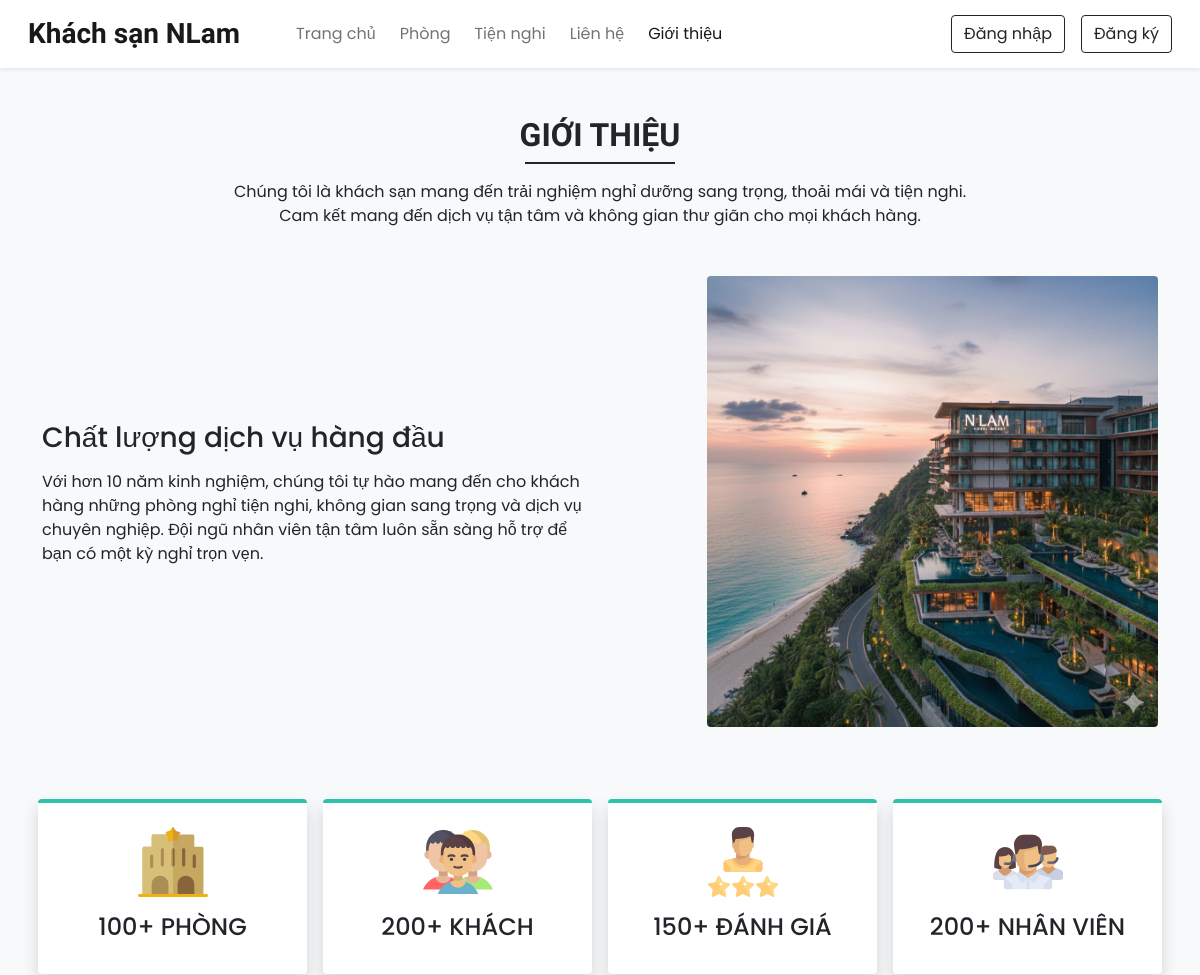
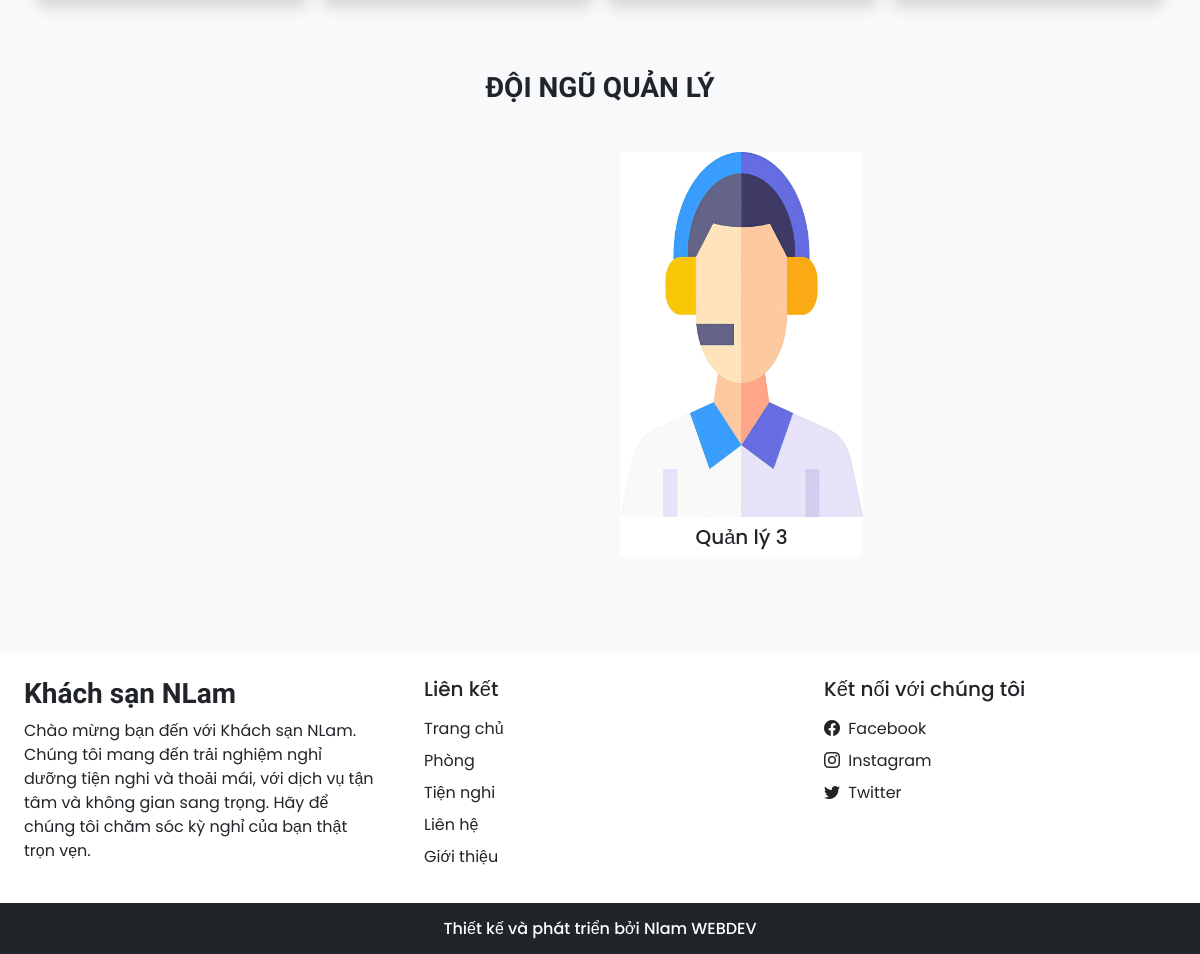
Page /about.php on the committed database (2 pictures, top to bottom).
### tables this page shows
CREATE TABLE `settings` (
  `sr_no` int(11) NOT NULL
  , `site_title` varchar(50) NOT NULL
  , `site_about` varchar(250) NOT NULL
  , `shutdown` tinyint(1) NOT NULL
);

CREATE TABLE `team_details` (
  `sr_no` int(11) NOT NULL
  , `name` varchar(50) NOT NULL
  , `picture` varchar(200) NOT NULL
);

### admin/inc/db.config.php (called while the page is built, shortened)
<?php
function select($sql, $values, $datatypes)
{
    $conn = $GLOBALS['conn'];
    if ($stmt = mysqli_prepare($conn, $sql)) {
        mysqli_stmt_bind_param($stmt, $datatypes, ...$values);
        if (mysqli_stmt_execute($stmt)) {
            $res = mysqli_stmt_get_result($stmt);
            return $res;
        } else {
            mysqli_stmt_close($stmt);
            die("Không thể thực thi câu truy vấn - Select");
        }
    } else {
        die("Không thể chuẩn bị câu truy vấn - Select");
    }
}
function selectAll($table)
{
    $conn = $GLOBALS['conn'];
    $sql = "SELECT * FROM $table";
    $res = mysqli_query($conn, $sql);
    return $res;
}
?>

### about.php (the view, shortened to what this page needs)
<!DOCTYPE html>
<html lang="en">
<head>
    <link rel="stylesheet" href="https://cdn.jsdelivr.net/npm/swiper@11/swiper-bundle.min.css" />
    <?php require('inc/links.php'); ?>
</head>
<body class="bg-light">
    <?php require('inc/header.php'); ?>
    <div class="my-5 px-4">
        <h2 class="fw-bold h-font text-center">GIỚI THIỆU</h2>
        <div class="h-line bg-dark"></div>
        <p class="text-center mt-3">Chúng tôi là khách sạn mang đến trải nghiệm nghỉ dưỡng sang trọng, thoải mái và tiện
            nghi. <br>
            Cam kết mang đến dịch vụ tận tâm và không gian thư giãn cho mọi khách hàng.
        </p>
    </div>
    <div class="container">
        <div class="row justify-content-between align-items-center">
            <div class="col-lg-6 col-md-5 mb-4 order-lg-1 order-md-1 order-2">
                <h3 class="mb-3">Chất lượng dịch vụ hàng đầu</h3>
                <p>
                    Với hơn 10 năm kinh nghiệm, chúng tôi tự hào mang đến cho khách hàng những phòng nghỉ tiện nghi,
                    không gian sang trọng và dịch vụ chuyên nghiệp.
                    Đội ngũ nhân viên tận tâm luôn sẵn sàng hỗ trợ để bạn có một kỳ nghỉ trọn vẹn.
                </p>
            </div>
            <div class="col-lg-5 col-md-5 mb-4 order-lg-2 order-md-2 order-1">
                <img src="images/users/khachsannlam.jpg" class="img-fluid rounded">
            </div>
        </div>
    </div>
    <div class="container my-5">
        <div class="row">
            <div class="col-lg-3 col-md-6 mb-4 px-2">
                <div class="bg-white rounded shadow p-4 border-top border-4 text-center box">
                    <img src="images/about/hotel.svg" width="70px">
                    <h4 class="mt-3">100+ PHÒNG</h4>
                </div>
            </div>
            <div class="col-lg-3 col-md-6 mb-4 px-2">
                <div class="bg-white rounded shadow p-4 border-top border-4 text-center box">
                    <img src="images/about/customers.svg" width="70px">
                    <h4 class="mt-3">200+ KHÁCH</h4>
                </div>
            </div>
            <div class="col-lg-3 col-md-6 mb-4 px-2">
                <div class="bg-white rounded shadow p-4 border-top border-4 text-center box">
                    <img src="images/about/rating.svg" width="70px">
                    <h4 class="mt-3">150+ ĐÁNH GIÁ </h4>
                </div>
            </div>
            <div class="col-lg-3 col-md-6 mb-4 px-2">
                <div class="bg-white rounded shadow p-4 border-top border-4 text-center box">
                    <img src="images/about/staff.svg" width="70px">
                    <h4 class="mt-3">200+ NHÂN VIÊN</h4>
                </div>
            </div>
        </div>
    </div>
    <h3 class="my-5 fw-bold h-font text-center">ĐỘI NGŨ QUẢN LÝ</h3>
    <div class="container px-4">
        <div class="swiper mySwiper">
            <div class="swiper-wrapper mb-5">
                <?php
                $about_r = selectAll('team_details');
                $path = ABOUT_IMG_PATH;
                while ($row = mysqli_fetch_assoc($about_r)) {
                    echo <<<data
                        <div class="swiper-slide bg-white text-center overflow-hidden rounded">
                            <img src="$path$row[picture]" class="w-100">
                            <h5 class="mt-2">$row[name]</h5>
                        </div>
                    data;
                }
                ?>
            </div>
        </div>
    </div>
    <?php require('inc/footer.php'); ?>
</body>
</body>
</html>

### inc/links.php (shortened to what this page needs)
<link href="https://cdn.jsdelivr.net/npm/bootstrap@5.0.2/dist/css/bootstrap.min.css" rel="stylesheet"
>
<link rel="stylesheet" href="https://cdn.jsdelivr.net/npm/bootstrap-icons@1.13.1/font/bootstrap-icons.min.css">
<link rel="stylesheet" href="css/common.css">
<?php
require('admin/inc/db.config.php');
$contact_q = "SELECT * FROM contact_details WHERE sr_no = ?";
$settings_q = "SELECT * FROM settings WHERE sr_no = ?";
$values = [1];
$datatypes = 'i';
$res1 = select($contact_q, $values, $datatypes);
$res2 = select($settings_q, $values, $datatypes);
$contact_r = mysqli_fetch_assoc($res1);
$settings_r = mysqli_fetch_assoc($res2);
?>

### inc/header.php (shortened to what this page needs)
<nav id="nav-bar" class="navbar navbar-expand-lg navbar-light bg-white px-lg-3 py-lg-2 shadow-sm sticky-top">
    <div class="container-fluid">
        <a class="navbar-brand me-5 fw-bold fs-3 h-font" href="index.php"><?php echo $settings_r['site_title']; ?></a>
        <div class="collapse navbar-collapse" id="navbarSupportedContent">
            <ul class="navbar-nav me-auto mb-2 mb-lg-0">
                <li class="nav-item">
                    <a class="nav-link me-2" href="index.php">Trang chủ</a>
                </li>
                <li class="nav-item">
                    <a class="nav-link me-2" href="rooms.php">Phòng</a>
                </li>
                <li class="nav-item">
                    <a class="nav-link me-2" href="facilities.php">Tiện nghi</a>
                </li>
                <li class="nav-item">
                    <a class="nav-link me-2" href="contact.php">Liên hệ</a>
                </li>
                <li class="nav-item">
                    <a class="nav-link" href="about.php">Giới thiệu</a>
                </li>
            </ul>
            <div class="d-flex">
                <?php
                if (isset($_SESSION['login']) && $_SESSION['login'] == true) {
                    $path = USERS_IMG_PATH;
                    echo <<<data
                        <div class="btn-group">
                            <button type="button" class="btn btn-outline-dark shadow-none dropdown-toggle" data-bs-toggle="dropdown" data-bs-display="static" aria-expanded="false">
                                <img src="$path{$_SESSION['uPic']}" style="width:25px; height:25px;" class="me-1 rounded-circle">
                                {$_SESSION['uName']}
                            </button>
                            <ul class="dropdown-menu dropdown-menu-lg-end">
                                <li><a class="dropdown-item" href="profile.php">Hồ sơ</a></li>
                                <li><a class="dropdown-item" href="bookings.php">Đặt phòng</a></li>
                                <li><a class="dropdown-item" href="logout.php">Đăng xuất</a></li>
                            </ul>
                        </div>
                    data;
                } else {
                    echo <<<data
                        <button type="button" class="btn btn-outline-dark shadow-none me-lg-3 me-2" data-bs-toggle="modal" data-bs-target="#loginModal">
                            Đăng nhập
                        </button>
                        <button type="button" class="btn btn-outline-dark shadow-none" data-bs-toggle="modal" data-bs-target="#registerModal">
                            Đăng ký
                        </button>
                    data;
                }
                ?>
            </div>
        </div>
    </div>
</nav>

### inc/footer.php (shortened to what this page needs)
<div class="container-fluid bg-white mt-5">
    <div class="row">
        <div class="col-lg-4 p-4">
            <h3 class="h-font fw-bold fs-3 mb-2">
                <?php echo $settings_r['site_title']; ?>
            </h3>
            <p>
                <?php echo $settings_r['site_about']; ?>
            </p>
        </div>
        <div class="col-lg-4 p-4">
            <h5 class="mb-3">Liên kết</h5>
            <a href="index.php" class="d-inline-block mb-2 text-dark text-decoration-none">Trang chủ</a><br>
            <a href="rooms.php" class="d-inline-block mb-2 text-dark text-decoration-none">Phòng</a><br>
            <a href="facilities.php" class="d-inline-block mb-2 text-dark text-decoration-none">Tiện nghi</a><br>
            <a href="contact.php" class="d-inline-block mb-2 text-dark text-decoration-none">Liên hệ</a><br>
            <a href="about.php" class="d-inline-block mb-2 text-dark text-decoration-none">Giới thiệu</a>
        </div>
        <div class="col-lg-4 p-4">
            <h5 class="mb-3">Kết nối với chúng tôi</h5>
            <a href="<?php echo $contact_r['fb'] ?>" target="_blank"
                class="d-inline-block text-dark text-decoration-none mb-2">
                <i class="bi bi-facebook me-1"></i> Facebook
            </a><br>
            <a href="<?php echo $contact_r['insta'] ?>" target="_blank"
                class="d-inline-block text-dark text-decoration-none mb-2">
                <i class="bi bi-instagram me-1"></i> Instagram
            </a><br>
            <?php
            $tw = $contact_r['tw'];
            if ($tw != '') {
                echo <<<data
                    <a href="$tw" target="_blank" class="d-inline-block text-dark text-decoration-none">
                        <i class="bi bi-twitter me-1"></i> Twitter
                    </a>
                data;
            }
            ?>
        </div>
    </div>
</div>
<h6 class="text-center bg-dark text-white p-3 m-0">Thiết kế và phát triển bởi Nlam WEBDEV</h6>

### css/common.css (style rules this page uses)
:root { --teal: #2ec1ac; --teal_hover: #279e8c; }
* { font-family: 'Poppins', sans-serif; }
.h-font { font-family: 'Merienda', cursive; }

### about.php (style rules this page uses)
.h-line { width: 150px; margin: 0 auto; height: 1.7px; }
.box { border-top-color: var(--teal) !important; }

### rows in the picture
settings: site_title "Khách sạn NLam", site_about "Chào mừng bạn đến với Khách sạn NLam. Chúng tôi mang đến trải nghiệm nghỉ dưỡng tiện nghi và thoải mái, với dịch vụ tận tâm và không gian sang trọng. Hãy để chúng tôi chăm sóc kỳ nghỉ của bạn thật trọn vẹn."
team_details: picture (picture)
team_details: picture (picture)
team_details: picture (picture), name "Quản lý 3"
